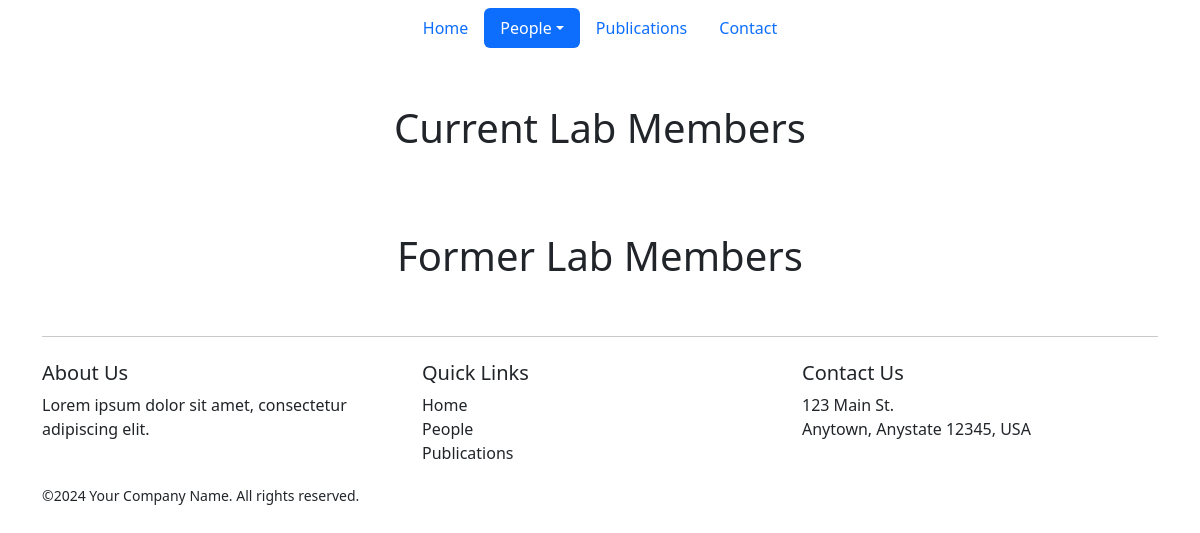
Before: /people/ with the older database file.
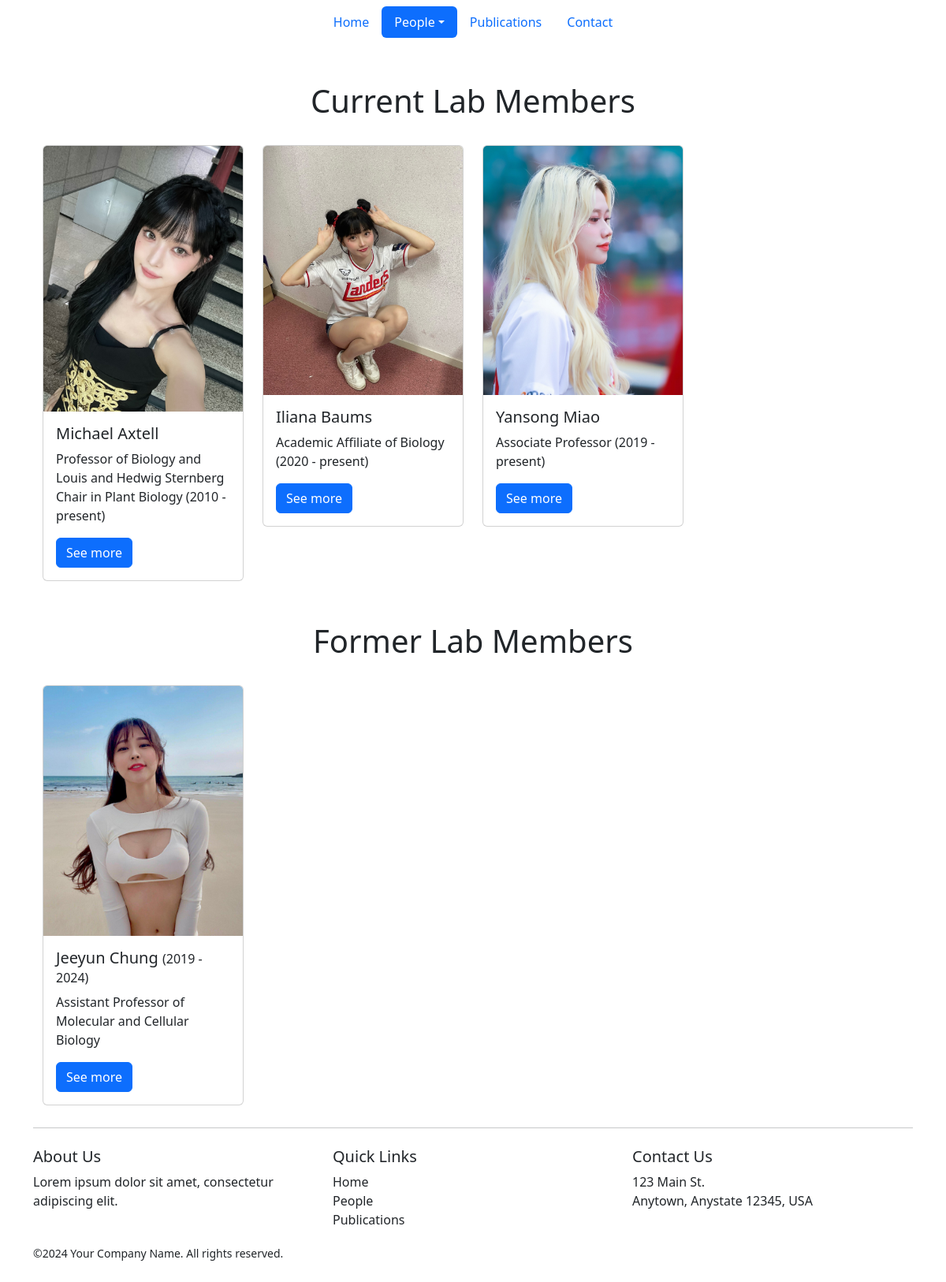
After: the same page with the newer database file.
### people/models.py (models this page shows, shortened)
class LabMember(models.Model):
    first_name = models.CharField(max_length=100)
    middle_name = models.CharField(max_length=100, null=True, blank=True)
    last_name = models.CharField(max_length=100)
    name_used_for_publication = models.CharField(max_length=100)
    email = models.EmailField()
    title = models.CharField(max_length=100)
    year_start = models.PositiveIntegerField()
    year_finish = models.PositiveIntegerField(null=True, blank=True)  # Allow for ongoing members

### people/views.py (the view)
# urls.py: path('', PeopleListView.as_view(), name='people_list'),
class PeopleListView(ListView):
    model = LabMember
    template_name = 'people/people_list.html'
    context_object_name = 'people'
    def get_queryset(self):
        current_year = date.today().year
        people = {
            'current_members' : LabMember.objects.filter(year_finish__isnull=True),
            'former_members' : LabMember.objects.filter(year_finish__isnull=False),
        }
        return people

### main/templatetags/nav_active.py (called while the page is built)
@register.simple_tag
def active_url(request, url_name):
    if resolve(request.path_info).url_name == url_name:
        return "active"
    return ""

### people/templates/people/people_list.html (shortened to what this page needs)
{% extends "base.html" %}
{% block content %}
<h1 class="text-center py-4" id="current-members">Current Lab Members</h1>
<div class="container">
    <div class="row mb-4">
        {% for member in people.current_members %}
            <div class="col-lg-3 col-md-4 col-sm-6 col-12 mb-1">
                <div class="card">
                    <img src="/static/people/{{ forloop.counter }}.jpg" class="card-img-top" style="min-height: 150px; max-height: 350px; object-fit:cover;" alt="...">
                    <div class="card-body">
                        <h5 class="card-title">{{ member.first_name }} {{ member.last_name }}</h5>
                        <p class="card-text">{{ member.title }} ({{ member.year_start }} - present)<br />
                        </p>
                        <a href="#" class="btn btn-primary">See more</a>
                    </div>
                </div>
            </div>
        {% endfor %}
    </div>
</div>
<h1 class="text-center py-4" id="former-members">Former Lab Members</h1>
<div class="container">
    <div class="row mb-4">
        {% for member in people.former_members %}
        {% if member.year_finish %}
        <div class="col-lg-3 col-md-4 col-sm-6 col-12 mb-1">
                <div class="card">
                    <img src="/static/people/5.jpg" class="card-img-top" style="min-height: 150px; max-height: 350px; object-fit:cover;" alt="...">
                    <div class="card-body">
                        <h5 class="card-title">{{ member.first_name }} {{ member.last_name }} <span style="font-size:.8em;">({{ member.year_start }} - {{ member.year_finish }})</span></h5>
                        <p class="card-text">{{ member.title }}<br />
                        </p>
                        <a href="#" class="btn btn-primary">See more</a>
                    </div>
                </div>
            </div>
        {% endif %}
        {% endfor %}
    </div>
</div>
{% endblock %}

Changed rows visible on the page:
added LabMember: shows a picture, first_name "Michael", last_name "Axtell", title "Professor of Biology and Louis and Hedwig Sternberg Chair in Plant Biology", year_start "2010", shown under "Current Lab Members"
added LabMember: shows a picture, first_name "Iliana", last_name "Baums", title "Academic Affiliate of Biology", year_start "2020", shown under "Current Lab Members"
added LabMember: shows a picture, first_name "Yansong", last_name "Miao", title "Associate Professor", year_start "2019", shown under "Current Lab Members"
added LabMember: first_name "Jeeyun", last_name "Chung", year_start "2019", year_finish "2024", title "Assistant Professor of Molecular and Cellular Biology", shown under "Former Lab Members"
